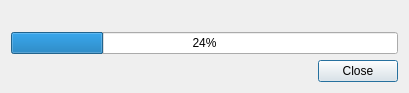
<?xml version="1.0" encoding="UTF-8"?>
<ui version="4.0">
 <class>Dialog</class>
 <widget class="QDialog" name="Dialog">
  <property name="geometry">
   <rect>
    <x>0</x>
    <y>0</y>
    <width>409</width>
    <height>93</height>
   </rect>
  </property>
  <property name="windowTitle">
   <string>Dialog</string>
  </property>
  <layout class="QVBoxLayout" name="verticalLayout">
   <item>
    <widget class="QLabel" name="installingLabel">
     <property name="text">
      <string/>
     </property>
    </widget>
   </item>
   <item>
    <widget class="QProgressBar" name="installationProgress">
     <property name="value">
      <number>24</number>
     </property>
    </widget>
   </item>
   <item>
    <widget class="QDialogButtonBox" name="buttonBox">
     <property name="standardButtons">
      <set>QDialogButtonBox::Close</set>
     </property>
    </widget>
   </item>
  </layout>
 </widget>
 <resources/>
 <connections>
  <connection>
   <sender>buttonBox</sender>
   <signal>accepted()</signal>
   <receiver>Dialog</receiver>
   <slot>accept()</slot>
   <hints>
    <hint type="sourcelabel">
     <x>271</x>
     <y>169</y>
    </hint>
    <hint type="destinationlabel">
     <x>271</x>
     <y>94</y>
    </hint>
   </hints>
  </connection>
  <connection>
   <sender>buttonBox</sender>
   <signal>rejected()</signal>
   <receiver>Dialog</receiver>
   <slot>reject()</slot>
   <hints>
    <hint type="sourcelabel">
     <x>271</x>
     <y>169</y>
    </hint>
    <hint type="destinationlabel">
     <x>271</x>
     <y>94</y>
    </hint>
   </hints>
  </connection>
 </connections>
</ui>
